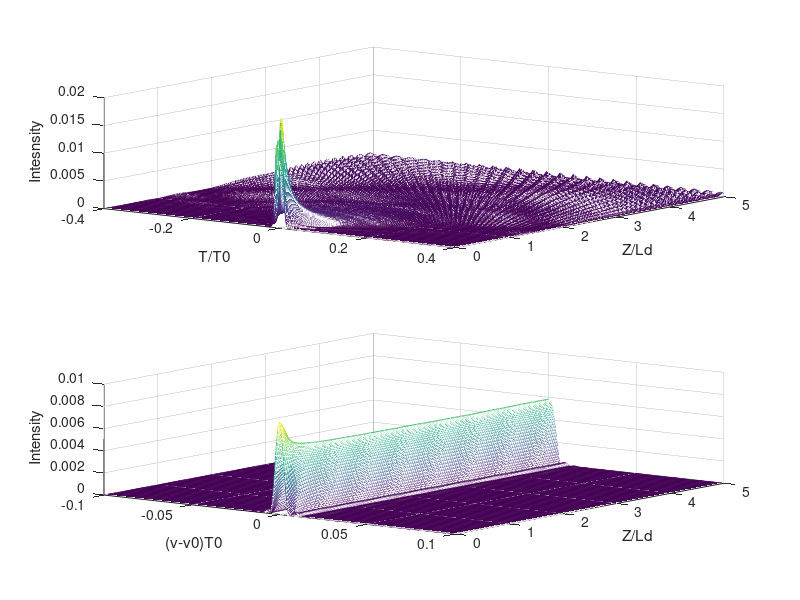

Recreate this plot in MATLAB.
% This code solves the NLS equation with the split-step method
% idu/ dz - sgn(beta2) /2 d^2u/d(tau) ^2+N ^2*|u| ^2*|u| ^2u=0
% Written by Govind P. Agrawal in Marcg 2005 for the NLFO book
%---Specify imput parameters
clear all;
distance = input('Enter fiber length (in units of L_D) ='); % entire legth, graphed at the end
beta2 = input('dispersion: 1 for normal, -1 for anomalous = '); % ?
N = 2;% input('Nonlinear parameter N = '); %Solition order?
mshape = input('m = 0 for sech, m > 0 for super-Gaussian = '); % decided on input wave
% y1=input('y1= ');
% y2=input('y2= ');
chirp0 = 0; % input pulse chirp (default value) ???????????????????????????????????????????????????
 %---set simulation parameters
nt = 1024; Tmax = 32; % FFT points and window size for graphs
step_num = round (20 * distance * N^2); % No. of z steps
deltaz = distance/step_num; % step size in z
dtau = (2 * Tmax)/nt; % step size in tau (radians from z)
 %---tau and omega arrays
tau = (-nt/2:nt/2-1) * dtau; % temporal grid
 omega = (pi/Tmax) * [(0:nt/2-1) (-nt/2:-1)]; % frequency grid
  %---Input Field profile
 if mshape==0 % soliton sech shape creationg of input wave
   uu = sech(tau).* exp(-0.5i* chirp0* tau.^2);
 else % super-Gaussian only seems to be real numbers
    uu = exp(-0.5* (1+1i*chirp0).*tau.^(2*mshape));
 end

% ---plot inpute pulse shape and spectrum

temp= fftshift(ifft(uu)).*(nt*dtau)/sqrt(2*pi);%spectrum

%---Store dispersive phase shifts to speedup code
dispersion = exp(0.5i*beta2*omega.^2*deltaz); %phase factor
hhz= 1i*N^2 *deltaz; %nonlinear phase factor
%********[beginning of MAIN Loop] ********
%scheme:1/2N -> D -. 1/2N; first half step nonlinear
temp = uu.*exp(abs(uu).^2*hhz/2); % note hhz/2 first step, hhz (non-linear) decay

for n=0:step_num
    f_temp = ifft(temp).*dispersion; % other step, using dispersion decay
    uu = fft(f_temp); %amplitude updates the wave at that step
    temp = uu.*exp(abs(uu).^2.*hhz);
    tempplot = fftshift(ifft(uu)).*(nt*dtau)/sqrt(2*pi); % plotted spectrum

%             figure;
%             subplot(2,1,1)
%             plot(tau, abs(uu).^2, '-k')
%             axis([-10 10 0 y1]);
%             xlabel('Normalized Time');
%             ylabel('Normalized Power');
%             subplot(2,1,2)
%             plot(fftshift(omega)/(2*pi), abs(tempplot).^2,'-k')
%             axis([-2 2 0 y2]);
%             xlabel('Normalized Frequency');
%             ylabel('Spectral Power');
            
            wavespace(n+1,:)= abs(uu).^2;
            wavefreq(n+1,:)=abs(tempplot).^2;

end
uu = temp.*exp(-abs(uu).^2*hhz/2); % Final field
wavespace(step_num+1,:)= abs(uu).^2;
wavefreq(step_num+1,:)=abs(tempplot).^2;
tempplot = fftshift(ifft(uu)).*(nt*dtau)/sqrt(2*pi); % plotted spectrum
subplot(2,1,1)
mesh(deltaz.*tau,deltaz.*(0:step_num),deltaz.*wavespace)
view(37.5,30);
% axis([-10 10 0 distance 0 y1])
xlabel('T/T0');
ylabel('Z/Ld');
zlabel('Intesnsity');
subplot(2,1,2)
mesh(deltaz.*fftshift(omega)/(2*pi),deltaz.*(0:step_num), deltaz.*wavefreq)
xlabel('(v-v0)T0');
ylabel('Z/Ld');
zlabel('Intensity');
view(37.5,30);
% axis([-2 2 0 distance 0 y2])
% *********[End of MAIN Loop]********

